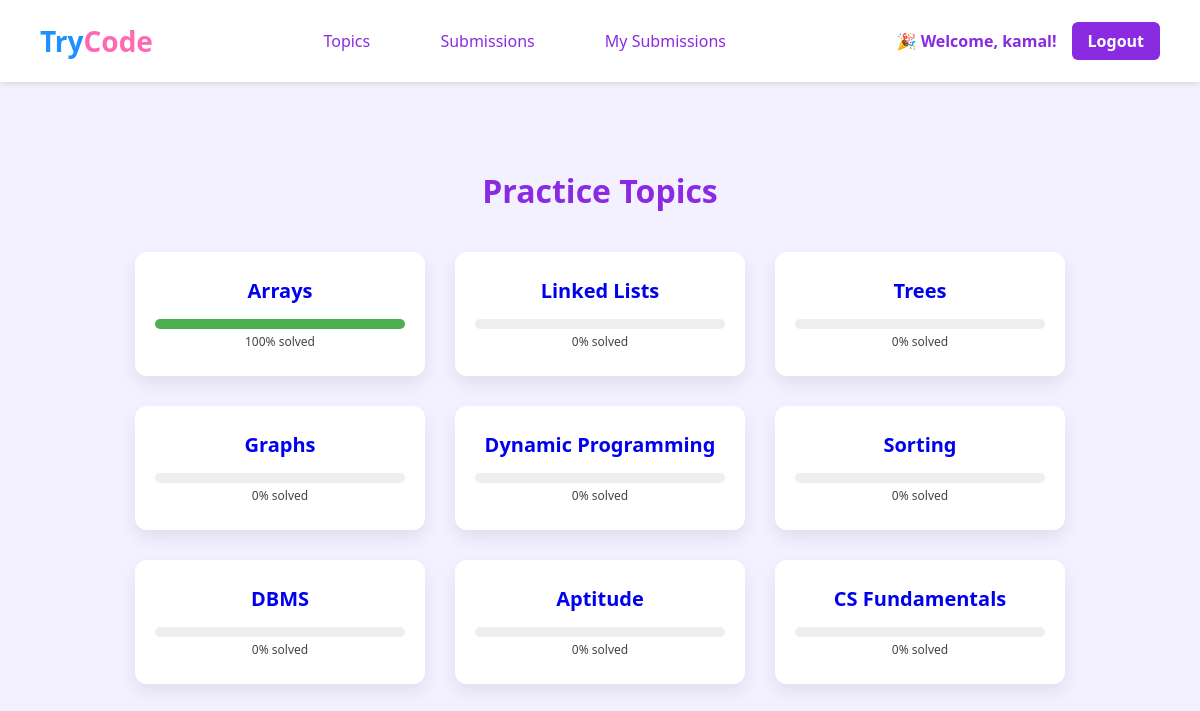
The page /topics/ (signed in) on the database as committed earlier.
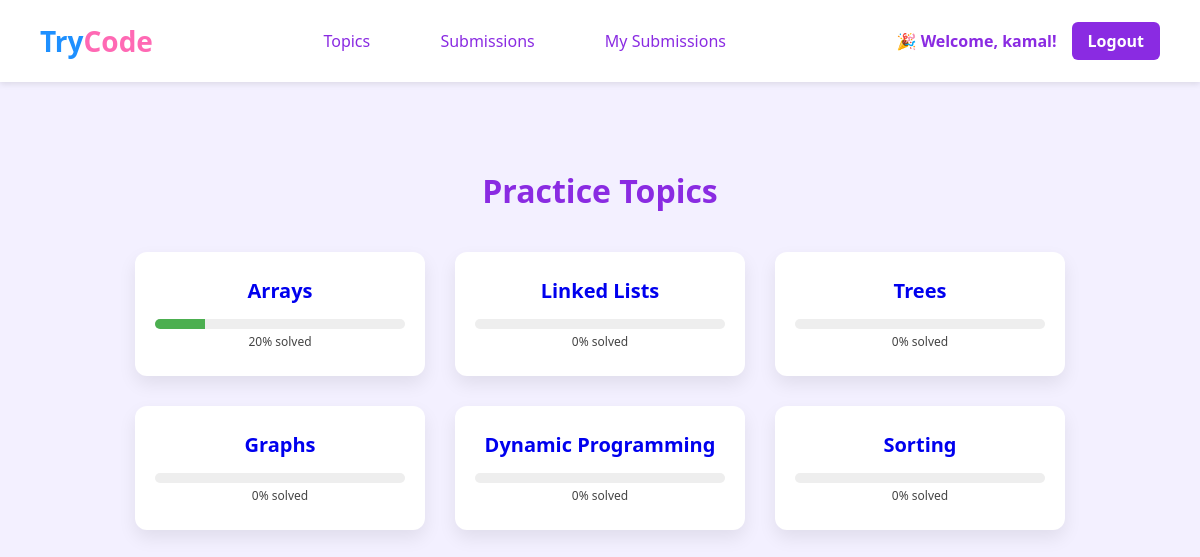
The same page on the database as committed later.
### authentication/models.py (models this page shows, shortened)
class Topic(models.Model):
    name = models.CharField(max_length=100)
    description = models.TextField(blank=True)

### authentication/views.py (the view)
# urls.py: path('topics/', views.topic_list_view, name='topics'),
@login_required
def topic_list_view(request):
    topics = Topic.objects.all()
    progress = {}
    for topic in topics:
        total = topic.problems.count()
        solved = Submission.objects.filter(
            user=request.user,
            verdict='Accepted',
            problem__topic=topic
        ).values('problem').distinct().count()
        percentage = round((solved / total) * 100) if total > 0 else 0
        progress[topic.id] = percentage
    return render(request, 'topic.html', {'topics': topics, 'progress': progress})

### authentication/templatetags/get_item_tags.py (called while the page is built)
@register.filter
def get_item(dictionary, key):
    return dictionary.get(key)

### authentication/templates/topic.html (shortened to what this page needs)
{% extends "home.html" %}
{% load get_item_tags %}
{% block content %}
<main id="topics-section" class="topics-section">
  <h2>Practice Topics</h2>
  <div class="topic-grid">
    {% for topic in topics %}
      <div class="topic-card">
        <div class="topic-name">
          <a href="{% url 'problem_list' topic.id %}">{{ topic.name }}</a>
        </div>
        <div class="progress-container">
          <div class="progress-bar">
            <div class="progress-fill" style="width: {{ progress|get_item:topic.id }}%;"></div>
          </div>
          <span class="progress-label">{{ progress|get_item:topic.id }}% solved</span>
        </div>
      </div>
    {% empty %}
      <p>No topics available.</p>
    {% endfor %}
  </div>
</main>
{% endblock %}

Rows that differ between the two databases and show on the page:
removed Topic: name "DBMS", id "0"
removed Topic: name "Aptitude", id "0"
removed Topic: name "CS Fundamentals", id "0"
computed for Topic "Arrays": {{ progress|get_item:topic.id }} 100 → 20 (drawn); id "100" → "20"
